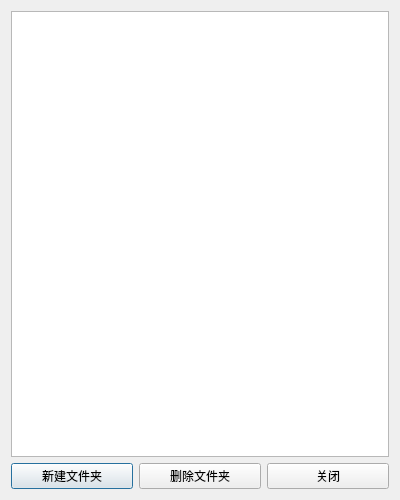
<?xml version="1.0" encoding="UTF-8"?>
<ui version="4.0">
 <class>StructureHierarchyDialog</class>
 <widget class="QDialog" name="StructureHierarchyDialog">
  <property name="geometry">
   <rect>
    <x>0</x>
    <y>0</y>
    <width>400</width>
    <height>500</height>
   </rect>
  </property>
  <property name="windowTitle">
   <string>结构层级维护</string>
  </property>
  <layout class="QVBoxLayout" name="verticalLayout">
   <item>
    <widget class="QTreeView" name="treeView"/>
   </item>
   <item>
    <layout class="QHBoxLayout" name="horizontalLayout">
     <item>
      <widget class="QPushButton" name="btnAddFolder">
       <property name="text">
        <string>新建文件夹</string>
       </property>
      </widget>
     </item>
     <item>
      <widget class="QPushButton" name="btnDeleteFolder">
       <property name="text">
        <string>删除文件夹</string>
       </property>
      </widget>
     </item>
     <item>
      <widget class="QPushButton" name="btnClose">
       <property name="text">
        <string>关闭</string>
       </property>
      </widget>
     </item>
    </layout>
   </item>
  </layout>
 </widget>
 <resources/>
 <connections>
  <connection>
   <sender>btnClose</sender>
   <signal>clicked()</signal>
   <receiver>StructureHierarchyDialog</receiver>
   <slot>accept()</slot>
   <hints>
    <hint type="sourcelabel">
     <x>345</x>
     <y>475</y>
    </hint>
    <hint type="destinationlabel">
     <x>199</x>
     <y>249</y>
    </hint>
   </hints>
  </connection>
 </connections>
</ui> 
